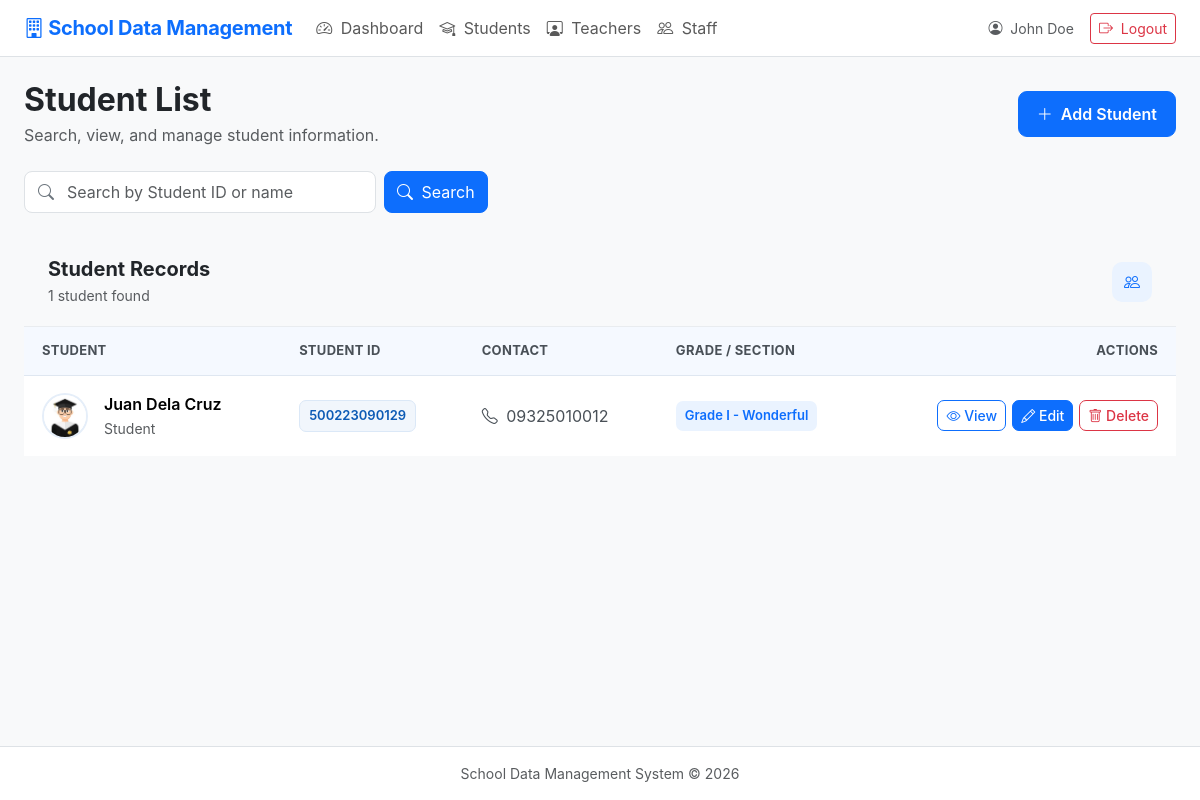
Screenshot of /students.php (signed in) with the database file from the repository.
### tables this page shows
CREATE TABLE `students` (
  `id` int(10) UNSIGNED NOT NULL,
  `lrn` varchar(12) DEFAULT NULL,
  `photo` varchar(255) DEFAULT NULL,
  `full_name` varchar(150) NOT NULL,
  `date_of_birth` date DEFAULT NULL,
  `gender` varchar(30) DEFAULT NULL,
  `address` text DEFAULT NULL,
  `contact_number` varchar(50) DEFAULT NULL,
  `parent_guardian` varchar(150) DEFAULT NULL,
  `grade_section` varchar(100) DEFAULT NULL,
  `other_info` text DEFAULT NULL,
  `created_at` timestamp NOT NULL DEFAULT current_timestamp(),
  `updated_at` timestamp NOT NULL DEFAULT current_timestamp() ON UPDATE current_timestamp(),
  `school_id` varchar(6) NOT NULL DEFAULT '500634',
  `school_year` varchar(9) DEFAULT NULL,
  `emergency_name` varchar(100) DEFAULT NULL,
  `emergency_address` text DEFAULT NULL,
  `emergency_contact` varchar(11) DEFAULT NULL
);

### config.php (called while the page is built, shortened)
<?php
function e($value) {
    return htmlspecialchars((string)$value, ENT_QUOTES, 'UTF-8');
}
?>

### students.php (the view, shortened to what this page needs)
<?php
require_once __DIR__ . '/config.php';
$q = trim($_GET['q'] ?? '');
$sql = "SELECT * FROM students";
$params = [];
$sql .= " ORDER BY full_name ASC";
$stmt = $pdo->prepare($sql);
$stmt->execute($params);
$rows = $stmt->fetchAll();
include 'header.php';
?>
<link rel="stylesheet" href="assets/students.css">
<div class="d-flex flex-wrap justify-content-between align-items-center gap-3 mb-4">
    <div>
        <h2 class="fw-bold mb-1">Student List</h2>
        <p class="text-muted mb-0">
            Search, view, and manage student information.
        </p>
    </div>
    <a href="student_form.php" class="btn btn-primary students-add-btn">
        <i class="bi bi-plus-lg me-1"></i>
        Add Student
    </a>
</div>
<form method="GET" class="students-search-form row g-2 mb-4">
    <div class="col-12 col-md-auto students-search-col">
        <div class="students-search-input">
            <i class="bi bi-search"></i>
            <input
                type="text"
                name="q"
                class="form-control"
                value="<?= e($q) ?>"
                placeholder="Search by Student ID or name"
                aria-label="Search students"
            >
        </div>
    </div>
    <div class="col-12 col-md-auto">
        <button type="submit" class="btn btn-primary students-search-btn">
            <i class="bi bi-search me-1"></i>
            Search
        </button>
    </div>
</form>
<div class="students-table-header">
    <div>
        <h5 class="fw-bold mb-1">Student Records</h5>
        <p class="text-muted small mb-0">
            <?= count($rows) ?> student<?= count($rows) !== 1 ? 's' : '' ?> found
        </p>
    </div>
    <div class="students-table-icon">
        <i class="bi bi-people"></i>
    </div>
</div>
<div class="table-responsive">
    <table class="table students-table align-middle mb-0">
        <thead>
            <tr>
                <th>Student</th>
                <th>Student ID</th>
                <th>Contact</th>
                <th>Grade / Section</th>
                <th class="text-end">Actions</th>
            </tr>
        </thead>
        <tbody>
            <?php if (!empty($rows)): ?>
                <?php foreach ($rows as $r): ?>
                    <tr>
                        <td>
                            <div class="d-flex align-items-center gap-3">
                                <?php if (!empty($r['photo'])): ?>
                                    <img
                                        src="<?= e($r['photo']) ?>"
                                        alt="<?= e($r['full_name']) ?>"
                                        class="students-avatar"
                                    >
                                <?php else: ?>
                                    <div class="students-avatar students-avatar-placeholder">
                                        <i class="bi bi-person"></i>
                                    </div>
                                <?php endif; ?>
                                <div>
                                    <div class="fw-semibold">
                                        <?= e($r['full_name']) ?>
                                    </div>
                                    <small class="text-muted">
                                        Student
                                    </small>
                                </div>
                            </div>
                        </td>
                        <td>
                            <span class="student-id-badge">
                                <?= e($r['lrn']) ?>
                            </span>
                        </td>
                        <td>
                            <?php if (!empty($r['contact_number'])): ?>
                                <div class="student-contact">
                                    <i class="bi bi-telephone me-1"></i>
                                    <?= e($r['contact_number']) ?>
                                </div>
                            <?php else: ?>
                                <span class="text-muted">—</span>
                            <?php endif; ?>
                        </td>
                        <td>
                            <?php if (!empty($r['grade_section'])): ?>
                                <span class="grade-badge">
                                    <?= e($r['grade_section']) ?>
                                </span>
                            <?php else: ?>
                                <span class="text-muted">—</span>
                            <?php endif; ?>
                        </td>
                        <td class="text-end">
                            <div class="student-actions">
                                <a
                                    href="student_view.php?id=<?= (int)$r['id'] ?>"
                                    class="btn btn-sm btn-outline-primary"
                                    title="View Student"
                                >
                                    <i class="bi bi-eye"></i>
                                    <span>View</span>
                                </a>
                                <a
                                    href="student_form.php?id=<?= (int)$r['id'] ?>"
                                    class="btn btn-sm btn-primary"
                                    title="Edit Student"
                                >
                                    <i class="bi bi-pencil"></i>
                                    <span>Edit</span>
                                </a>
                                <a
                                    href="delete_student.php?id=<?= (int)$r['id'] ?>"
                                    class="btn btn-sm btn-outline-danger"
                                    title="Delete Student"
                                    onclick="return confirm('Are you sure you want to delete this student record?');"
                                >
                                    <i class="bi bi-trash"></i>
                                    <span>Delete</span>
                                </a>
                            </div>
                        </td>
                    </tr>
                <?php endforeach; ?>
            <?php endif; ?>
        </tbody>
    </table>
</div>
<?php include 'footer.php'; ?>

### assets/style.css (style rules this page uses)
body { font-family: Inter, system-ui, -apple-system, "Segoe UI", sans-serif; }
.table td, .table th { vertical-align: middle; }

### assets/navigation.css (style rules this page uses)
html, body { min-height: 100%; }
body { display: flex; flex-direction: column; min-height: 100vh; }

### assets/students.css (style rules this page uses)
.students-add-btn { padding: 10px 18px; font-weight: 600; border-radius: 9px; }
.students-search-form { align-items: center; }
.students-search-col { width: 360px; }
.students-search-input { position: relative; }
.students-search-input i { position: absolute; left: 14px; top: 50%; transform: translateY(-50%); color: #6c757d; z-index: 2; }
.students-search-input .form-control { padding-left: 42px; height: 42px; border-radius: 8px; }
.students-search-btn, .students-clear-btn { height: 42px; border-radius: 8px; }
.student-actions { display: flex; justify-content: flex-end; gap: 6px; flex-wrap: wrap; }
.student-actions .btn { white-space: nowrap; }
.students-table-header { display: flex; align-items: center; justify-content: space-between; padding: 20px 24px; border-bottom: 1px solid #e9ecef; }
.students-table-icon { width: 40px; height: 40px; border-radius: 10px; background: #eaf3ff; color: #0d6efd; display: flex; align-items: center; justify-content: center; }
.students-table { min-width: 850px; }
.students-table thead th { background: #f5f9ff; color: #495057; font-size: 13px; font-weight: 700; text-transform: uppercase; letter-spacing: 0.3px; padding: 14px 18px; border-bottom: 1px solid #dfe7f1; white-space: nowrap; }
.students-table tbody td { padding: 16px 18px; border-bottom: 1px solid #edf0f4; }
.students-table tbody tr { transition: background-color 0.15s ease; }
.students-table tbody tr:last-child td { border-bottom: none; }
.students-avatar { width: 46px; height: 46px; min-width: 46px; border-radius: 50%; object-fit: cover; border: 2px solid #e5eef9; }
.student-id-badge { display: inline-block; background: #f1f6fc; color: #0d5bb5; border: 1px solid #dbe8f7; border-radius: 7px; padding: 5px 9px; font-size: 13px; font-weight: 600; }
.grade-badge { display: inline-block; background: #eaf3ff; color: #0d6efd; border-radius: 7px; padding: 5px 9px; font-size: 13px; font-weight: 600; }
.student-contact { color: #495057; white-space: nowrap; }
.student-actions { display: flex; justify-content: flex-end; gap: 6px; }
.student-actions .btn { border-radius: 7px; font-weight: 500; }

### rows the page displays
students: photo (picture), full_name "Juan Dela Cruz", lrn "500223090129", contact_number "09325010012", grade_section "Grade I - Wonderful"

### other values shown
$_SESSION['full_name'] "John Doe"
count($rows) "1"
